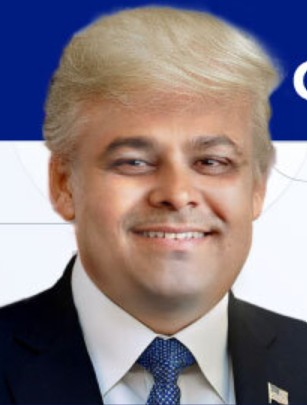
#> input picture backend_clean/test_fake.jpg, 307 x 405 px
$ python -i attention_module.py   (imports and definitions only)   (older library calls are emulated)
#> lines starting #> are read from the running program, lines starting #| are printed output that depends on the picture
import cv2
import numpy as np

def generate_spatial_attention_mask(img_rgb: np.ndarray) -> dict:
    if img_rgb is None or img_rgb.size == 0:
        return {"attention_anomaly_score": 0.5, "ocular_anomaly": 0.5, "perioral_anomaly": 0.5}

    img_u8 = np.clip(img_rgb, 0, 255).astype(np.uint8)
    h, w, _ = img_u8.shape
#> h = 405; w = 307
    gray = cv2.cvtColor(img_u8, cv2.COLOR_RGB2GRAY).astype(np.float32)
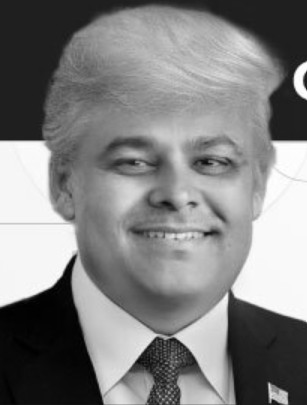
#> gray: shape (405, 307) float32; min 0, max 255, mean 129.4

    # 1. Ocular Attention Zone (Eyes)
    eye_y1, eye_y2 = int(h * 0.20), int(h * 0.42)
#> eye_y1 = 81; eye_y2 = 170
    eye_x1, eye_x2 = int(w * 0.18), int(w * 0.82)
#> eye_x1 = 55; eye_x2 = 251
    ocular_crop = gray[eye_y1:eye_y2, eye_x1:eye_x2] if eye_y2 > eye_y1 and eye_x2 > eye_x1 else gray
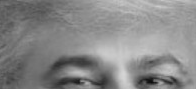
#> ocular_crop: shape (89, 196) float32; min 11, max 213, mean 135.9

    mean_eye = ocular_crop.mean() + 1e-5
#> mean_eye = 135.9
    max_eye = ocular_crop.max()
#> max_eye = 213
    eye_glint_ratio = max_eye / mean_eye
#> eye_glint_ratio = 1.57
    ocular_fake = float(np.clip(1.0 - (eye_glint_ratio / 2.5), 0.0, 1.0))
#> ocular_fake = 0.373

    # 2. Perioral Attention Zone (Mouth / Teeth / Lips)
    mouth_y1, mouth_y2 = int(h * 0.62), int(h * 0.88)
#> mouth_y1 = 251; mouth_y2 = 356
    mouth_x1, mouth_x2 = int(w * 0.25), int(w * 0.75)
#> mouth_x1 = 76; mouth_x2 = 230
    mouth_crop = img_u8[mouth_y1:mouth_y2, mouth_x1:mouth_x2] if mouth_y2 > mouth_y1 and mouth_x2 > mouth_x1 else img_u8
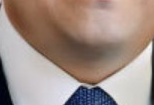
#> mouth_crop: shape (105, 154, 3); mean R, G, B 161.2, 143.4, 135.1

    mouth_gray = cv2.cvtColor(mouth_crop, cv2.COLOR_RGB2GRAY) if len(mouth_crop.shape) == 3 else mouth_crop
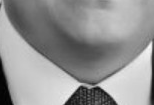
#> mouth_gray: shape (105, 154); min 1, max 248, mean 147.8
    mouth_laplacian = float(cv2.Laplacian(mouth_gray, cv2.CV_32F).var()) if mouth_gray.size > 0 else 50.0
#> mouth_laplacian = 228.6
    perioral_fake = float(np.clip(1.0 - (mouth_laplacian / 80.0), 0.0, 1.0))
#> perioral_fake = 0

    combined_attn = (0.55 * ocular_fake) + (0.45 * perioral_fake)
#> combined_attn = 0.205

    return {
        "attention_anomaly_score": round(float(combined_attn), 4),
        "ocular_anomaly": round(ocular_fake, 4),
        "perioral_anomaly": round(perioral_fake, 4)
    }

>>> import cv2
>>> picture = cv2.cvtColor(cv2.imread('../test_fake.jpg'), cv2.COLOR_BGR2RGB)
>>> result = generate_spatial_attention_mask(picture)
#> result = {'attention_anomaly_score': 0.205, 'ocular_anomaly': 0.373, 'perioral_anomaly': 0}

$ run again, on backend_clean/test_real.jpg
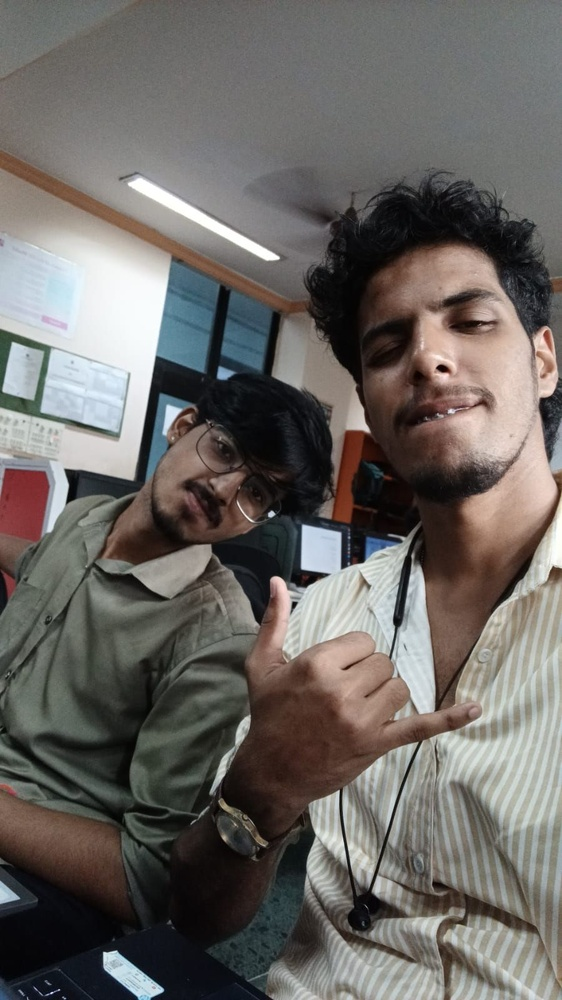
#> input picture backend_clean/test_real.jpg, 562 x 1000 px, shrunk from 900 x 1600 before the run
#> in generate_spatial_attention_mask, `ocular_crop = gray[eye_y1:eye_y2, eye_x1:eye_x2] if eye_y2 > eye_y1 an..`:
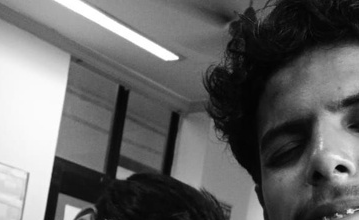
#> ocular_crop: shape (220, 359) float32; min 2, max 255, mean 102
#> mean_eye = 102
#> max_eye = 255
#> eye_glint_ratio = 2.5
#> ocular_fake = 3.53e-05
#> in generate_spatial_attention_mask, `mouth_gray = cv2.cvtColor(mouth_crop, cv2.COLOR_RGB2GRAY) if len(mouth..`:
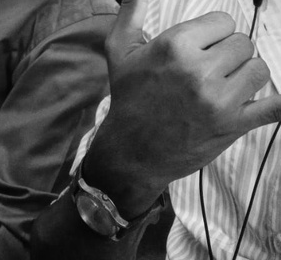
#> mouth_gray: shape (260, 281); min 2, max 243, mean 89.3
#> mouth_laplacian = 419.7
#> perioral_fake = 0
#> combined_attn = 1.94e-05
#> result = {'attention_anomaly_score': 0, 'ocular_anomaly': 0, 'perioral_anomaly': 0}

$ run again, on backend_clean/im1_top.png
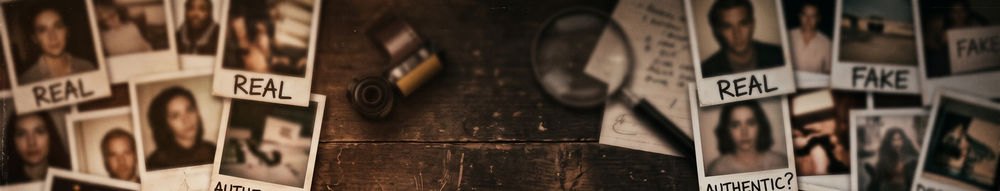
#> input picture backend_clean/im1_top.png, 1000 x 191 px, shrunk from 2816 x 537 before the run
#> in generate_spatial_attention_mask, `ocular_crop = gray[eye_y1:eye_y2, eye_x1:eye_x2] if eye_y2 > eye_y1 an..`:
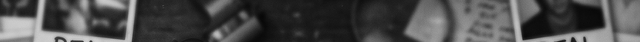
#> ocular_crop: shape (42, 640) float32; min 7, max 205, mean 75.2
#> mean_eye = 75.16
#> max_eye = 205
#> eye_glint_ratio = 2.73
#> ocular_fake = 0
#> in generate_spatial_attention_mask, `mouth_gray = cv2.cvtColor(mouth_crop, cv2.COLOR_RGB2GRAY) if len(mouth..`:
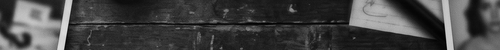
#> mouth_gray: shape (50, 500); min 0, max 226, mean 66.7
#> mouth_laplacian = 622.1
#> perioral_fake = 0
#> result = {'attention_anomaly_score': 0, 'ocular_anomaly': 0, 'perioral_anomaly': 0}
